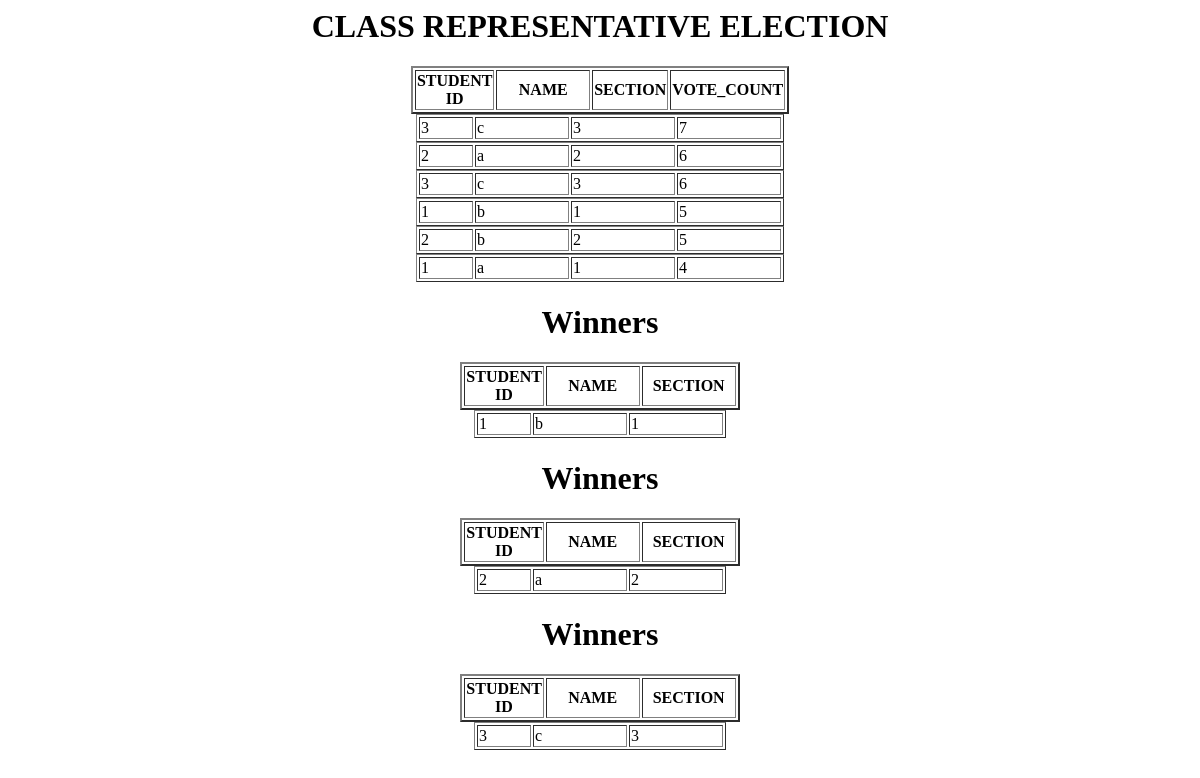
The app's page /admin.php, older data.
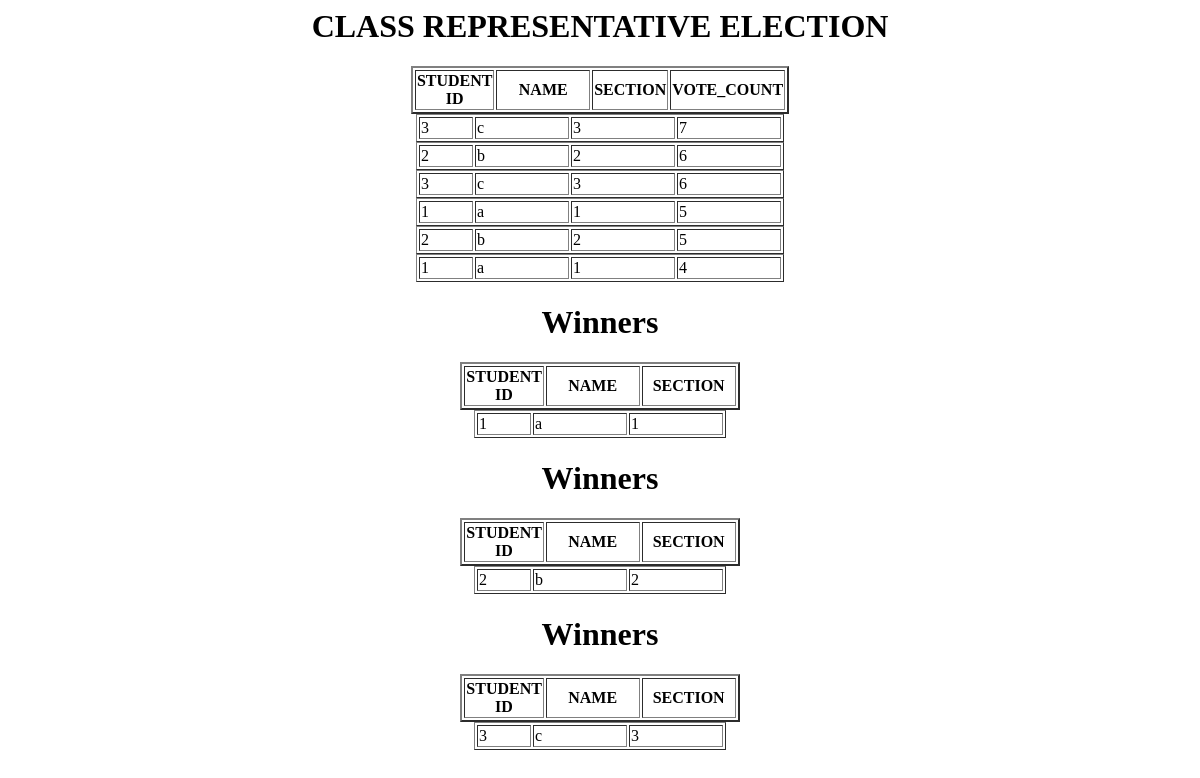
The same page, newer data.
### tables this page shows
CREATE TABLE `candidate` (
  `id` int(10) DEFAULT NULL,
  `name` varchar(10) DEFAULT NULL,
  `section` int(10) DEFAULT NULL,
  `vote_count` int(10) DEFAULT NULL
);

### admin.php (the view, shortened to what this page needs)
<html>
<head> <title> Admin page </title> </head>
<body>
<h1> CLASS REPRESENTATIVE ELECTION </h1>
<?php
include('connect.php');
echo '<table border=2 align=center >';
echo '<tr>';
echo '<th WIDTH=50> STUDENT ID </th>';
echo '<th WIDTH=90> NAME </th>';
echo '<th WIDTH=50> SECTION </th>';
echo '<th WIDTH=50> VOTE_COUNT </th>';
echo '</tr>';
echo '</table>';
$q="select * from candidate order by vote_count desc;";
$result=mysqli_query($dbh,$q) or die("error querying");
while($row=mysqli_fetch_array($result,MYSQLI_ASSOC))
{
echo '<table border=1 align=center>';
echo '<tr>';
echo '<td WIDTH=50> '.$row['id'].'</td>';
echo '<td WIDTH=90> '.$row['name'].' </td>';
echo '<td WIDTH=100> '.$row['section'].' </td>';
echo '<td WIDTH=100> '.$row['vote_count'].' </td>';
echo '</tr>';
echo '</table>';
}
$qr="select c1.* from candidate c1  join (select section,max(vote_count) as vote_count from candidate  group by section)b on c1.section=b.section and c1.vote_count=b.vote_count;";
$r=mysqli_query($dbh,$qr) or die ("eroor querying");
while($row=mysqli_fetch_array($r,MYSQLI_ASSOC))
{
echo '<h1> Winners</h1>';
echo '<table border=2 align=center>';
echo '<tr>';
echo '<th WIDTH=50> STUDENT ID </th>';
echo '<th WIDTH=90> NAME </th>';
echo '<th WIDTH=90> SECTION </th>';
echo '<table border=1 align=center>';
echo '<tr>';
echo '<td width=50> '.$row['id'].' </td>';
echo '<td width=90> '.$row['name'].' </td>';
echo '<td width=90> '.$row['section'].' </td>';
echo '</tr>';
echo '</table>';
}
?>
</body>
</html>

### admin.php (style rules this page uses)
body { text-align: center;++ }

Row changes from the older to the newer data that the page shows:
removed candidate: id "2", name "a", section "2", vote_count "6"
removed candidate: id "1", name "b", section "1", vote_count "5"
added candidate: id "2", name "b", section "2", vote_count "6"
added candidate: id "1", name "a", section "1", vote_count "5"
Text that changed along with them:
new list line: "Winners STUDENT ID NAME SECTION 1 a 1"
new list line: "Winners STUDENT ID NAME SECTION 2 b 2"
list line gone: "Winners STUDENT ID NAME SECTION 1 b 1"
list line gone: "Winners STUDENT ID NAME SECTION 2 a 2"
